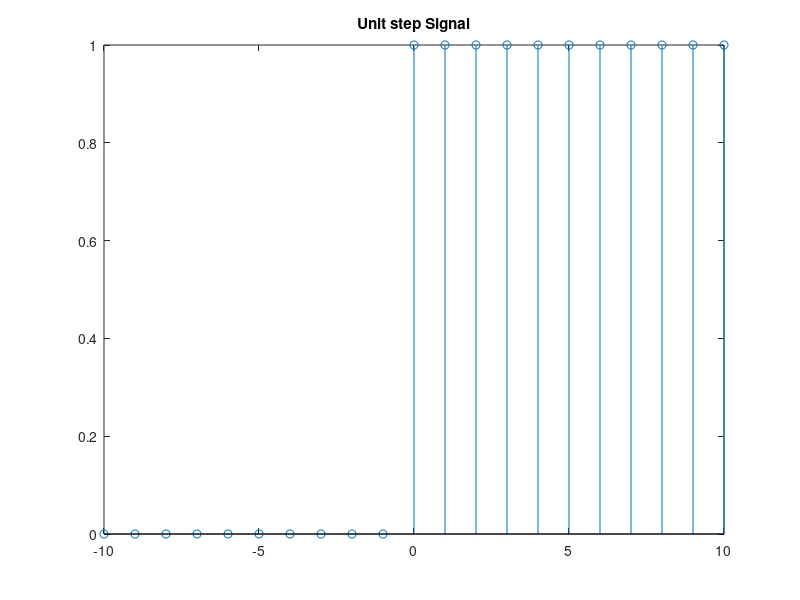

Here is the MATLAB script that generated this plot:
close all
clear all 
clc
s_n = -10; %defines the start of the signal 
e_n = 10;  %defines the end of signal 
n = (s_n ) : (e_n )
l = n;
for n = (s_n ) : (e_n )
    i = n + abs(s_n ) +1;
    if n >= 0 ;
        sig(i) = 1;
    else 
        sig(i) = 0;
    end
end
stem(l,sig)
title("Unit step Signal")
 